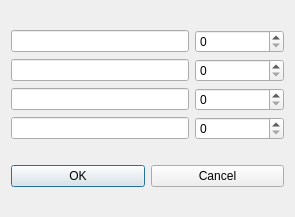
<?xml version="1.0" encoding="UTF-8"?>
<ui version="4.0">
 <class>CCustomDialog</class>
 <widget class="QDialog" name="CCustomDialog">
  <property name="geometry">
   <rect>
    <x>0</x>
    <y>0</y>
    <width>295</width>
    <height>217</height>
   </rect>
  </property>
  <property name="windowTitle">
   <string>Dialog</string>
  </property>
  <layout class="QGridLayout" name="gridLayout_2">
   <item row="0" column="0" colspan="2">
    <layout class="QGridLayout" name="gridLayout" columnstretch="2,1">
     <item row="0" column="0">
      <widget class="QLineEdit" name="lineEdit_1"/>
     </item>
     <item row="0" column="1">
      <widget class="QSpinBox" name="spinBox_1">
       <property name="minimumSize">
        <size>
         <width>0</width>
         <height>0</height>
        </size>
       </property>
       <property name="maximumSize">
        <size>
         <width>300</width>
         <height>16777215</height>
        </size>
       </property>
       <property name="minimum">
        <number>0</number>
       </property>
       <property name="maximum">
        <number>99</number>
       </property>
       <property name="value">
        <number>0</number>
       </property>
      </widget>
     </item>
     <item row="1" column="0">
      <widget class="QLineEdit" name="lineEdit_2"/>
     </item>
     <item row="1" column="1">
      <widget class="QSpinBox" name="spinBox_2"/>
     </item>
     <item row="2" column="0">
      <widget class="QLineEdit" name="lineEdit_3"/>
     </item>
     <item row="2" column="1">
      <widget class="QSpinBox" name="spinBox_3"/>
     </item>
     <item row="3" column="0">
      <widget class="QLineEdit" name="lineEdit_4"/>
     </item>
     <item row="3" column="1">
      <widget class="QSpinBox" name="spinBox_4"/>
     </item>
    </layout>
   </item>
   <item row="1" column="0">
    <widget class="QPushButton" name="btnOK">
     <property name="text">
      <string>OK</string>
     </property>
    </widget>
   </item>
   <item row="1" column="1">
    <widget class="QPushButton" name="btnCancel">
     <property name="text">
      <string>Cancel</string>
     </property>
    </widget>
   </item>
  </layout>
 </widget>
 <resources/>
 <connections/>
</ui>
